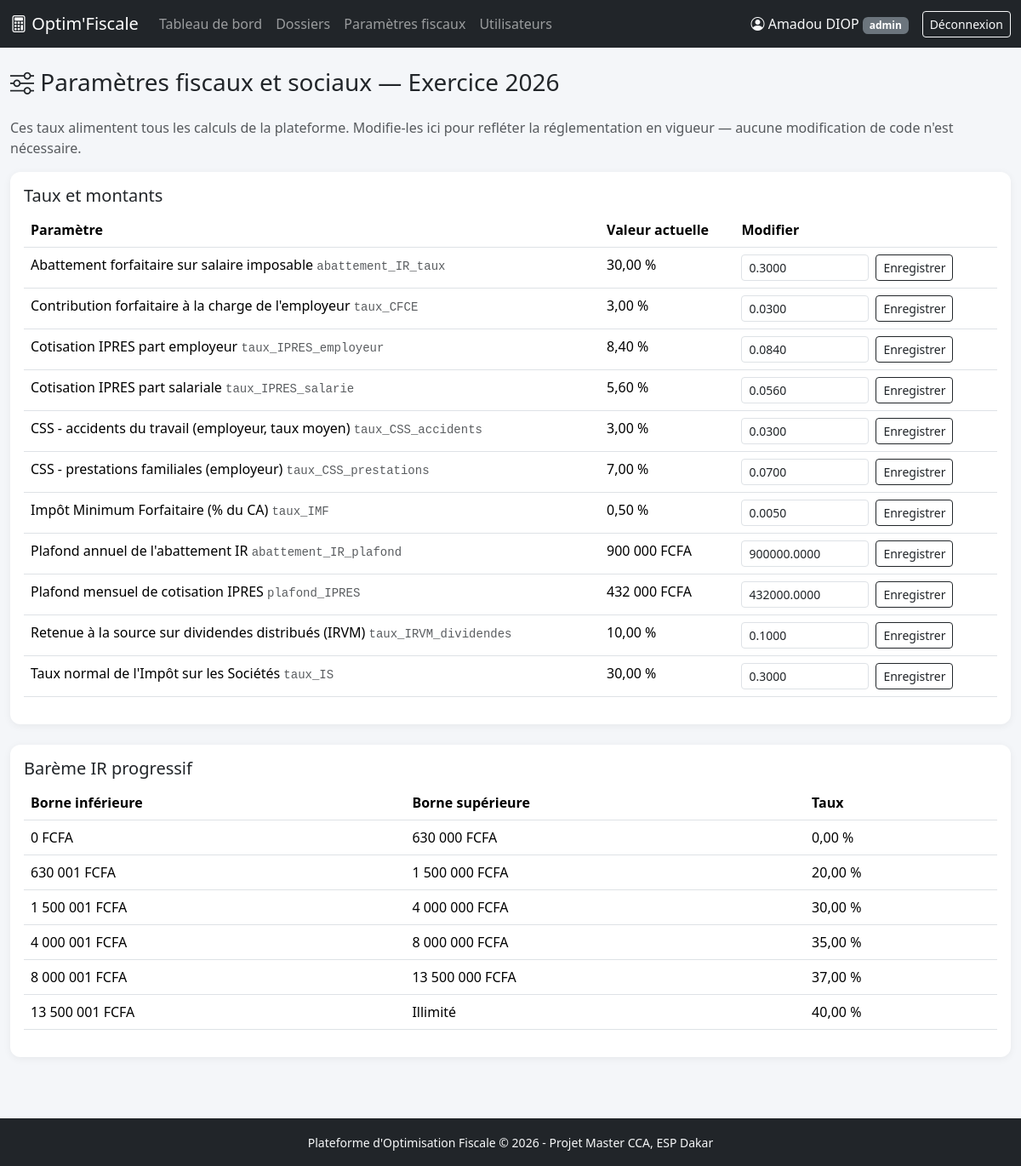
/pages/parametres.php (signed in), run on the app's committed database.
### tables this page shows
CREATE TABLE parametres_fiscaux (
    id_parametre     INT AUTO_INCREMENT PRIMARY KEY,
    cle              VARCHAR(80) NOT NULL UNIQUE,    
    libelle          VARCHAR(200) NOT NULL,
    valeur           DECIMAL(10,4) NOT NULL,         
    unite            ENUM('taux', 'montant') NOT NULL DEFAULT 'taux',
    exercice          YEAR NOT NULL,
    date_maj         DATETIME NOT NULL DEFAULT CURRENT_TIMESTAMP ON UPDATE CURRENT_TIMESTAMP
);

CREATE TABLE bareme_ir (
    id_tranche       INT AUTO_INCREMENT PRIMARY KEY,
    exercice         YEAR NOT NULL,
    borne_inferieure DECIMAL(15,2) NOT NULL,
    borne_superieure DECIMAL(15,2) NULL,    
    taux             DECIMAL(6,4) NOT NULL
);

### includes/functions.php (called while the page is built, shortened)
<?php
function formaterMontant(float $montant): string
{
    return number_format($montant, 0, ',', ' ') . ' FCFA';
}
function formaterPourcentage(float $taux): string
{
    return number_format($taux * 100, 2, ',', ' ') . ' %';
}

### pages/parametres.php (the view, shortened to what this page needs)
<?php
require_once __DIR__ . '/../includes/functions.php';
$pdo = getPDO();
$exercice = (int) ($_GET['exercice'] ?? date('Y'));
$stmt = $pdo->prepare('SELECT * FROM parametres_fiscaux WHERE exercice = :ex ORDER BY libelle');
$stmt->execute(['ex' => $exercice]);
$parametres = $stmt->fetchAll();
$stmtBareme = $pdo->prepare('SELECT * FROM bareme_ir WHERE exercice = :ex ORDER BY borne_inferieure');
$stmtBareme->execute(['ex' => $exercice]);
$bareme = $stmtBareme->fetchAll();
require_once __DIR__ . '/../includes/header.php';
?>
<h3 class="mb-4"><i class="bi bi-sliders"></i> Paramètres fiscaux et sociaux — Exercice <?= $exercice ?></h3>
<p class="text-muted">Ces taux alimentent tous les calculs de la plateforme. Modifie-les ici pour refléter la réglementation en vigueur — aucune modification de code n'est nécessaire.</p>
<div class="card p-3 mb-4">
    <h5>Taux et montants</h5>
    <div class="table-responsive">
        <table class="table">
            <thead><tr><th>Paramètre</th><th>Valeur actuelle</th><th>Modifier</th></tr></thead>
            <tbody>
            <?php foreach ($parametres as $p): ?>
                <tr>
                    <td><?= htmlspecialchars($p['libelle']) ?> <code class="text-muted"><?= htmlspecialchars($p['cle']) ?></code></td>
                    <td><?= $p['unite'] === 'taux' ? formaterPourcentage((float) $p['valeur']) : formaterMontant((float) $p['valeur']) ?></td>
                    <td>
                        <form method="post" class="d-flex gap-2">
                            <input type="number" step="0.0001" name="valeur" value="<?= $p['valeur'] ?>" class="form-control form-control-sm" style="max-width:150px;">
                            <button type="submit" class="btn btn-sm btn-outline-dark">Enregistrer</button>
                        </form>
                    </td>
                </tr>
            <?php endforeach; ?>
            </tbody>
        </table>
    </div>
</div>
<div class="card p-3">
    <h5>Barème IR progressif</h5>
    <div class="table-responsive">
        <table class="table">
            <thead><tr><th>Borne inférieure</th><th>Borne supérieure</th><th>Taux</th></tr></thead>
            <tbody>
            <?php foreach ($bareme as $t): ?>
                <tr>
                    <td><?= formaterMontant((float) $t['borne_inferieure']) ?></td>
                    <td><?= $t['borne_superieure'] !== null ? formaterMontant((float) $t['borne_superieure']) : 'Illimité' ?></td>
                    <td><?= formaterPourcentage((float) $t['taux']) ?></td>
                </tr>
            <?php endforeach; ?>
            </tbody>
        </table>
    </div>
</div>
<?php require_once __DIR__ . '/../includes/footer.php'; ?>

### includes/header.php (shortened to what this page needs)
<!DOCTYPE html>
<html lang="fr">
<head>
    <link href="https://cdnjs.cloudflare.com/ajax/libs/bootstrap/5.3.3/css/bootstrap.min.css" rel="stylesheet">
    <link href="https://cdnjs.cloudflare.com/ajax/libs/bootstrap-icons/1.11.3/font/bootstrap-icons.min.css" rel="stylesheet">
    <link rel="stylesheet" href="/projet12/assets/css/style.css">
</head>
<body>
<?php if (isset($_SESSION['id_utilisateur'])): ?>
<nav class="navbar navbar-expand-lg navbar-dark bg-dark">
    <div class="container-fluid">
        <a class="navbar-brand" href="/projet12/pages/dashboard.php">
            <i class="bi bi-calculator"></i> Optim'Fiscale
        </a>
        <div class="collapse navbar-collapse" id="navMenu">
            <ul class="navbar-nav me-auto">
                <li class="nav-item"><a class="nav-link" href="/projet12/pages/dashboard.php">Tableau de bord</a></li>
                <li class="nav-item"><a class="nav-link" href="/projet12/pages/dossiers_liste.php">Dossiers</a></li>
                <?php if ($_SESSION['role'] === 'admin'): ?>
                <li class="nav-item"><a class="nav-link" href="/projet12/pages/parametres.php">Paramètres fiscaux</a></li>
                <li class="nav-item"><a class="nav-link" href="/projet12/pages/utilisateurs_liste.php">Utilisateurs</a></li>
                <?php endif; ?>
            </ul>
            <span class="navbar-text text-light me-3">
                <i class="bi bi-person-circle"></i> <?= htmlspecialchars($_SESSION['nom_complet']) ?>
                <span class="badge bg-secondary"><?= htmlspecialchars($_SESSION['role']) ?></span>
            </span>
            <a href="/projet12/pages/logout.php" class="btn btn-outline-light btn-sm">Déconnexion</a>
        </div>
    </div>
</nav>
<?php endif; ?>
<main class="container-fluid py-4">

### includes/footer.php (shortened to what this page needs)
</main>
<footer class="bg-dark text-light text-center py-3 mt-5">
    <small>Plateforme d'Optimisation Fiscale &copy; <?= date('Y') ?> - Projet Master CCA, ESP Dakar</small>
</footer>
</body>
</html>

### assets/css/style.css (style rules this page uses)
body { background-color: #f4f6f9; }
.card { border: none; border-radius: 12px; box-shadow: 0 2px 10px rgba(0,0,0,0.06); }
.table thead { background-color: #2c3e50; color: #fff; }

### data on the page
parametres_fiscaux: libelle "Abattement forfaitaire sur salaire imposable", cle "abattement_IR_taux", valeur "30,00 %", valeur "0.3000"
parametres_fiscaux: libelle "Contribution forfaitaire à la charge de l'employeur", cle "taux_CFCE", valeur "3,00 %", valeur "0.0300"
parametres_fiscaux: libelle "Cotisation IPRES part employeur", cle "taux_IPRES_employeur", valeur "8,40 %", valeur "0.0840"
parametres_fiscaux: libelle "Cotisation IPRES part salariale", cle "taux_IPRES_salarie", valeur "5,60 %", valeur "0.0560"
parametres_fiscaux: libelle "CSS - accidents du travail (employeur, taux moyen)", cle "taux_CSS_accidents", valeur "3,00 %", valeur "0.0300"
parametres_fiscaux: libelle "CSS - prestations familiales (employeur)", cle "taux_CSS_prestations", valeur "7,00 %", valeur "0.0700"
parametres_fiscaux: libelle "Impôt Minimum Forfaitaire (% du CA)", cle "taux_IMF", valeur "0,50 %", valeur "0.0050"
parametres_fiscaux: libelle "Plafond annuel de l'abattement IR", cle "abattement_IR_plafond", valeur "900 000 FCFA", valeur "900000.0000"
parametres_fiscaux: libelle "Plafond mensuel de cotisation IPRES", cle "plafond_IPRES", valeur "432 000 FCFA", valeur "432000.0000"
parametres_fiscaux: libelle "Retenue à la source sur dividendes distribués (IRVM)", cle "taux_IRVM_dividendes", valeur "10,00 %", valeur "0.1000"
parametres_fiscaux: libelle "Taux normal de l'Impôt sur les Sociétés", cle "taux_IS", valeur "30,00 %", valeur "0.3000"
bareme_ir: borne_inferieure "0 FCFA", borne_superieure "630 000 FCFA", taux "0,00 %"
bareme_ir: borne_inferieure "630 001 FCFA", borne_superieure "1 500 000 FCFA", taux "20,00 %"
bareme_ir: borne_inferieure "1 500 001 FCFA", borne_superieure "4 000 000 FCFA", taux "30,00 %"
bareme_ir: borne_inferieure "4 000 001 FCFA", borne_superieure "8 000 000 FCFA", taux "35,00 %"
bareme_ir: borne_inferieure "8 000 001 FCFA", borne_superieure "13 500 000 FCFA", taux "37,00 %"
bareme_ir: borne_inferieure "13 500 001 FCFA", shows "Illimité", taux "40,00 %"

### other printed values
$_SESSION['nom_complet'] "Amadou DIOP"
$_SESSION['role'] "admin"
$exercice "2026"
